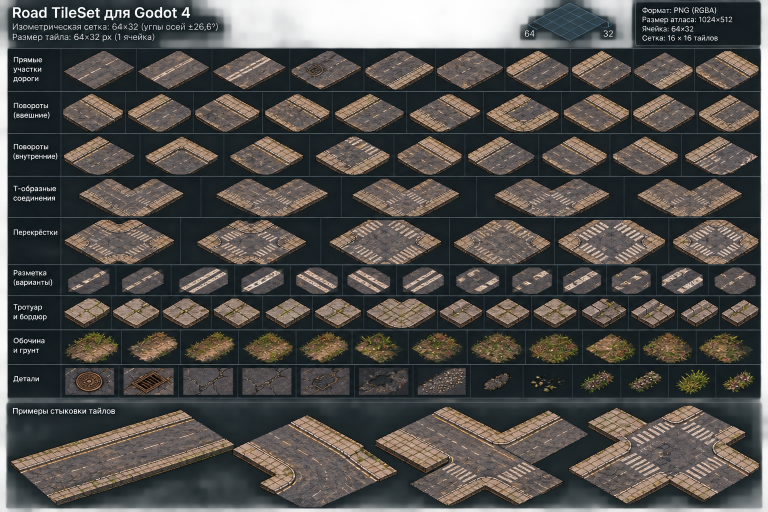
#> input picture assets/tilesets/road/reference/road-tileset-sheet.png, 1536 x 1024 px (shown at 1/2 size); its folder holds only this picture in this run
$ python build_road_tiles.py ../../assets/tilesets/road/reference/road-tileset-sheet.png
#> lines starting #> are read from the running program, lines starting #| are printed output that depends on the picture; after the words box and inside, x2 and y2 are one past the last pixel; in counts of white or black regions, pixels touching at a corner belong together
"""Генератор дорожного тайлсета и раскладки дорог уровня 01.

Запуск (из корня проекта, нужен Python 3 + numpy + scipy + Pillow):
    python tools/road/build_road_tiles.py            # только картинки тайлсета
    python tools/road/build_road_tiles.py --level    # + раскладка дорог Level01 (JSON для сборщика)

Что делает:
1. Вырезает чистые кусочки асфальта с листа-референса
   assets/tilesets/road/reference/road-tileset-sheet.png и собирает из них бесшовную
   текстуру asphalt-v001.png (512×256). Её в игре накладывает шейдер по мировым координатам,
   поэтому асфальт не повторяется по клеткам и не имеет швов.
2. Рисует тайлы 64×32 (road-tiles-v001.png):
   ряд 0 — 15 тайлов автотайлинга «по углам» (Terrain «Асфальт», Match Corners);
   следующие ряды — скругления углов (внутренние радиус 6, внешние радиус 3 клетки)
   и особые тайлы раскладки уровня (например, сужения автобусного кармана).
   Пиксели асфальта в атласе помечены альфой 254 — шейдер заменяет их мировой текстурой.
3. Рисует разметку (road-markings-v001.png): осевая пунктирная линия и полосы «зебры» в обе стороны.
4. С флагом --level считает раскладку дорог Level01 и пишет tools/road/out/level01_cells.json.

ВНИМАНИЕ: Level01.tscn после сборки редактируется в Godot вручную. Повторная сборка уровня
(tools/road/build_road_resources.gd с флагом level) перезапишет ручные правки слоёв Road и RoadMarkings.
"""
import json
import os
import sys

import numpy as np
from PIL import Image
from scipy.ndimage import distance_transform_edt

ROOT = os.path.abspath(os.path.join(os.path.dirname(__file__), "..", ".."))
OUT_DIR = os.path.join(ROOT, "assets", "tilesets", "road")
SHEET = os.path.join(OUT_DIR, "reference", "road-tileset-sheet.png")
TOOL_OUT = os.path.join(ROOT, "tools", "road", "out")

TW, TH = 64, 32            # размер тайла
RES = 16                   # отсчётов растра на клетку
R_CONCAVE = 6              # радиус скругления внутренних углов (перекрёстки), клеток
R_CONVEX = 3               # радиус скругления внешних углов (повороты), клеток
TERRAIN_ROUND = 0.5        # скругление внутри одного тайла автотайлинга

# Профиль края дороги от границы асфальта внутрь, в клетках (1 клетка ≈ 0,6 м).
C_EDGE = 0.05              # тёмная внешняя грань бордюра
C_CURB = 0.27              # верх бордюрного камня
C_GUTTER = 0.32            # тёмная полоса-лоток у бордюра

ASPHALT_FLAG = 254
CURB_RGB = np.array([169, 141, 117], float)    # цвета взяты с листа-референса
EDGE_RGB = np.array([92, 78, 68], float)
JOINT_RGB = np.array([110, 92, 78], float)
GUTTER_RGB = np.array([58, 52, 50], float)
PAINT_RGB = np.array([221, 195, 170], float)

ATLAS_COLS = 16


# ---------------------------------------------------------------- асфальт
def build_asphalt(seed=7):
#> called with seed = 7
    rng = np.random.default_rng(seed)
    a = np.array(Image.open(SHEET).convert("RGB")).astype(float)
    R, G, B = a[..., 0], a[..., 1], a[..., 2]
    L = (R + G + B) / 3
    ok = (R - B >= -4) & (R - B <= 34) & (L >= 45) & (L <= 145) & (G - B >= -6)
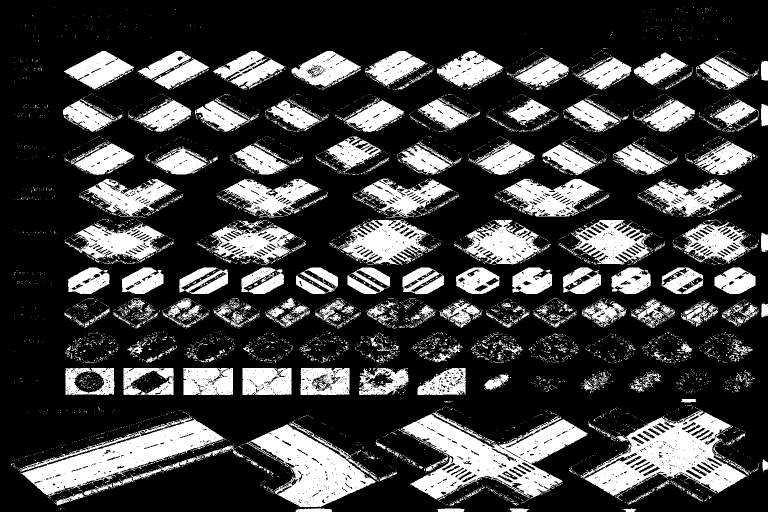
#> ok: shape (1024, 1536) bool (shown at 1/2 size); 25% white; 6588 white regions (6196 under 20 px), largest, box (x1, y1, x2, y2) and area: (801, 818, 1176, 999) 28435, (1161, 821, 1498, 992) 24710, (38, 835, 450, 997) 22209
    PW, PH = 24, 12
    pts = []
    for y in range(100, 1020 - PH, 3):
        if 790 < y < 830:          # полоса заголовка «Примеры стыковки»
            continue
        for x in range(125, a.shape[1] - PW, 3):
            if ok[y:y + PH, x:x + PW].all():
                pts.append((x, y))
    pts = np.array(pts)
    W, H = 512, 256
    mu = np.array([102.0, 92.0, 88.0])
    yy, xx = np.mgrid[0:PH, 0:PW]
    bx = np.minimum(xx + 0.5, PW - xx - 0.5) / (PW * 0.17)
    by = np.minimum(yy + 0.5, PH - yy - 0.5) / (PH * 0.17)
    w = np.clip(np.minimum(bx, by), 0, 1)
    w = w * w * (3 - 2 * w)
    acc = np.zeros((H, W, 3))
    acc2 = np.zeros((H, W))
    sx_, sy_ = 19, 9
    for gy in range(0, H + sy_, sy_):
        for gx in range(0, W + sx_, sx_):
            x0 = gx + rng.integers(-2, 3) + (sx_ // 2 if (gy // sy_) % 2 else 0)
            y0 = gy + rng.integers(-1, 2)
            px, py = pts[rng.integers(len(pts))]
            p = a[py:py + PH, px:px + PW] - mu
            ys = (np.arange(PH) + y0) % H
            xs = (np.arange(PW) + x0) % W
            acc[np.ix_(ys, xs)] += w[..., None] * p
            acc2[np.ix_(ys, xs)] += w * w
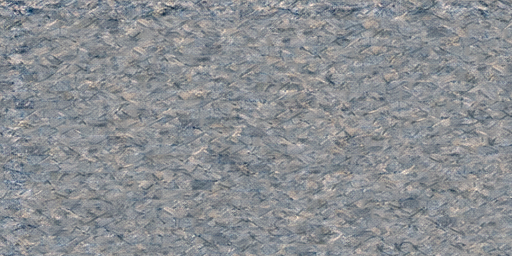
#> acc: shape (256, 512, 3) float64; mean R, G, B -4.4, -2.2, 0.5; drawn with min black and max white
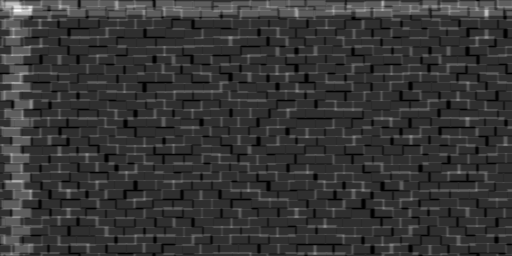
#> acc2: shape (256, 512) float64; min 0.00342, max 5.37, mean 1.15; drawn with min black and max white
    out = acc / np.sqrt(np.maximum(acc2, 1e-6))[..., None]

    def pnoise(cx, cy):
        g = rng.random((cy, cx))
        Y, X = np.mgrid[0:H, 0:W]
        fx, fy = X / W * cx, Y / H * cy
        x0, y0 = np.floor(fx).astype(int), np.floor(fy).astype(int)
        tx, ty = fx - x0, fy - y0
        tx, ty = tx * tx * (3 - 2 * tx), ty * ty * (3 - 2 * ty)
        x1, y1 = (x0 + 1) % cx, (y0 + 1) % cy
        x0, y0 = x0 % cx, y0 % cy
        return (g[y0, x0] * (1 - tx) + g[y0, x1] * tx) * (1 - ty) + (g[y1, x0] * (1 - tx) + g[y1, x1] * tx) * ty

    n = 0.6 * pnoise(8, 8) + 0.4 * pnoise(16, 16) - 0.5
    dust = np.clip((pnoise(12, 12) - 0.62) * 4, 0, 1)
    out = mu + out * 1.15 + n[..., None] * 38
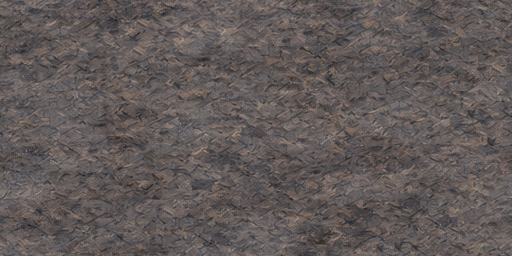
#> out: shape (256, 512, 3) float64; mean R, G, B 97.7, 90.1, 89
    out = out * (1 - 0.35 * dust[..., None]) + np.array([150, 128, 100]) * 0.35 * dust[..., None]
    return np.clip(out, 0, 255).astype(np.uint8)


# ---------------------------------------------------------------- растр формы
class Field:
    """Знаковое расстояние до края асфальта (в клетках, > 0 внутри) на растре в координатах сетки Godot."""

    def __init__(self, x0, y0, nx, ny):
        self.x0, self.y0 = x0, y0
        gx = x0 + (np.arange(nx * RES) + 0.5) / RES
        gy = y0 + (np.arange(ny * RES) + 0.5) / RES
        self.GX, self.GY = np.meshgrid(gx, gy)       # [строка=y, столбец=x]
        self.mask = np.zeros(self.GX.shape, bool)

    def add_rect(self, xa, xb, ya, yb):
        self.mask |= (self.GX > xa) & (self.GX < xb) & (self.GY > ya) & (self.GY < yb)

    def round(self, r_concave, r_convex):
        m = self.mask
        if r_concave > 0:     # закрытие: скругляет внутренние углы
            m = m | (distance_transform_edt(~m) <= r_concave * RES)
            m = distance_transform_edt(m) > r_concave * RES
        if r_convex > 0:      # открытие: скругляет внешние углы
            m = distance_transform_edt(m) > r_convex * RES
            m = m | (distance_transform_edt(~m) <= r_convex * RES)
        self.mask = m

    def finish(self):
        di = distance_transform_edt(self.mask)
        do = distance_transform_edt(~self.mask)
        self.sdf = np.where(self.mask, di - 0.5, -(do - 0.5)) / RES
        gy, gx = np.gradient(self.sdf)
        self.gx, self.gy = gx, gy

    def sample(self, arr, X, Y):
        fx = (X - self.x0) * RES - 0.5
        fy = (Y - self.y0) * RES - 0.5
        ix, iy = np.floor(fx).astype(int), np.floor(fy).astype(int)
        tx, ty = fx - ix, fy - iy
        ix = np.clip(ix, 0, arr.shape[1] - 2)
        iy = np.clip(iy, 0, arr.shape[0] - 2)
        return ((arr[iy, ix] * (1 - tx) + arr[iy, ix + 1] * tx) * (1 - ty)
                + (arr[iy + 1, ix] * (1 - tx) + arr[iy + 1, ix + 1] * tx) * ty)


# Пиксель тайла → смещение в клетках от центра клетки (раскладка Godot DIAMOND_DOWN:
# +x — вправо-вниз (32, 16), +y — влево-вниз (−32, 16)).
_py, _px = np.mgrid[0:TH, 0:TW]
_sx = _px + 0.5 - TW / 2
_sy = _py + 0.5 - TH / 2
DX = (_sx / 32 + _sy / 16) / 2
DY = (_sy / 16 - _sx / 32) / 2
INSIDE = (np.abs(DX) < 0.5) & (np.abs(DY) < 0.5)

_rng = np.random.default_rng(3)
CURB_NOISE = _rng.random((3, 12))
PAINT_NOISE = _rng.random((8, 24))
ASPHALT_PREVIEW = None


def render_cell(field, cx, cy):
    X, Y = cx + DX, cy + DY
    d = field.sample(field.sdf, X, Y)
    nx = field.sample(field.gx, X, Y)
    ny = field.sample(field.gy, X, Y)
    nl = np.hypot(nx, ny) + 1e-9
    nx, ny = nx / nl, ny / nl
    img = np.zeros((TH, TW, 4), np.uint8)
    rgb = np.zeros((TH, TW, 3))
    a = np.zeros((TH, TW))

    asph = d >= C_GUTTER
    rgb[asph] = ASPHALT_PREVIEW[asph]
    a[asph] = ASPHALT_FLAG

    gut = (d >= C_CURB) & (d < C_GUTTER)
    rgb[gut] = GUTTER_RGB
    a[gut] = 255

    curb = (d >= C_EDGE) & (d < C_CURB)
    # координата вдоль бордюра: камни по одной клетке, стыки на границах клеток
    s = np.where(np.abs(ny) > np.abs(nx), X, Y)
    f = np.mod(s + 0.5, 1.0)
    straight = np.maximum(np.abs(nx), np.abs(ny)) > 0.97
    joint = straight & (np.minimum(f, 1 - f) < 0.022)
    si = np.clip((f * 12).astype(int), 0, 11)
    di = np.clip(((d - C_EDGE) / (C_CURB - C_EDGE) * 3).astype(int), 0, 2)
    shade = 0.9 + 0.18 * CURB_NOISE[di, si]
    shade = np.where(d < C_EDGE + 0.04, shade * 1.08, shade)        # светлая кромка
    crgb = np.clip(CURB_RGB[None, None, :] * shade[..., None], 0, 255)
    crgb = np.where(joint[..., None], JOINT_RGB[None, None, :], crgb)
    rgb[curb] = crgb[curb]
    a[curb] = 255

    edge = (d >= 0) & (d < C_EDGE)
    rgb[edge] = EDGE_RGB
    a[edge] = 255

    img[..., :3] = np.round(rgb).astype(np.uint8)
    img[..., 3] = a.astype(np.uint8)
    img[~INSIDE] = 0
    return img


def classify(img):
    """'empty', 'full' или 'partial'."""
    al = img[..., 3][INSIDE]
    if (al == 0).all():
        return "empty"
    if (al == ASPHALT_FLAG).all():
        return "full"
    return "partial"


# ---------------------------------------------------------------- наборы тайлов
CORNERS = {"top": (-0.5, -0.5), "right": (0.5, -0.5), "bottom": (0.5, 0.5), "left": (-0.5, 0.5)}
CORNER_BITS = [("top", 1), ("right", 2), ("bottom", 4), ("left", 8)]


def combo_tile(bits):
    """Тайл автотайлинга: асфальт в отмеченных углах клетки, края продолжаются прямо за пределы."""
    f = Field(-6, -6, 12, 12)
    on = {name: bool(bits & b) for name, b in CORNER_BITS}
    # вершина (vx, vy) — угол клетки; за пределами 2×2 значения продолжаются (как у бесконечной прямой)
    for vx in np.arange(-5.5, 6.0, 1.0):
        for vy in np.arange(-5.5, 6.0, 1.0):
            cx, cy = (0.5 if vx > 0 else -0.5), (0.5 if vy > 0 else -0.5)
            name = [n for n, c in CORNERS.items() if c == (cx, cy)][0]
            if on[name]:
                f.add_rect(vx - 0.5, vx + 0.5, vy - 0.5, vy + 0.5)
    f.round(TERRAIN_ROUND, TERRAIN_ROUND)
    f.finish()
    return render_cell(f, 0, 0)


def canonical_corner_tiles():
    """Тайлы больших скруглений: внутренний угол (перекрёсток) и внешний угол (поворот), 4 поворота каждого."""
    tiles = []
    for kind in ("concave", "convex"):
        for sxg in (1, -1):
            for syg in (1, -1):
                f = Field(-14, -14, 28, 28)
                if kind == "concave":       # асфальт везде, кроме четверти (sxg*x > 0 и syg*y > 0)
                    f.add_rect(-99, 99, -99, 99)
                    xa, xb = (0, 99) if sxg > 0 else (-99, 0)
                    ya, yb = (0, 99) if syg > 0 else (-99, 0)
                    f.mask &= ~((f.GX > xa) & (f.GX < xb) & (f.GY > ya) & (f.GY < yb))
                else:                        # асфальт только в четверти
                    xa, xb = (0, 99) if sxg > 0 else (-99, 0)
                    ya, yb = (0, 99) if syg > 0 else (-99, 0)
                    f.add_rect(xa, xb, ya, yb)
                f.round(R_CONCAVE, R_CONVEX)
                f.finish()
                for cy in range(-9, 10):
                    for cx in range(-9, 10):
                        img = render_cell(f, cx, cy)
                        if classify(img) == "partial":
                            tiles.append(img)
    return tiles


def marking_tiles():
    """Разметка: 0 — пунктир вдоль оси x, 1 — вдоль y, 2 — полоса зебры вдоль x, 3 — вдоль y."""
    out = []
    for kind, half in (("dash", 0.075), ("zebra", 0.4)):
        for axis in ("x", "y"):
            across = DY if axis == "x" else DX
            along = DX if axis == "x" else DY
            m = INSIDE & (np.abs(across) < half)
            ia = np.clip(((along + 0.5) * 24).astype(int), 0, 23)
            ic = np.clip(((across + half) / (2 * half) * 8).astype(int), 0, 7)
            wear = PAINT_NOISE[ic, ia]
            img = np.zeros((TH, TW, 4), np.uint8)
            img[..., :3] = np.clip(PAINT_RGB * (0.92 + 0.1 * wear[..., None]), 0, 255).astype(np.uint8)
            alpha = np.where(wear < 0.16, 0, np.where(wear < 0.3, 150, 225))
            img[..., 3] = np.where(m, alpha, 0).astype(np.uint8)
            out.append(img)
    return out


# ---------------------------------------------------------------- уровень 01
# План в координатах схемы уровня: u — вправо по схеме (на экране вправо-вверх),
# v — вниз по схеме (на экране вправо-вниз). Границы — по центрам клеток.
# Перевод в сетку Godot: x = v, y = 159 − u.
LEVEL_W_U, LEVEL_H_V = 160, 120
MAIN, SIDE = 10, 8
LEVEL_RECTS = {
    # имя: (u0, u1, v0, v1)
    "T_main_top":      (-4, 164, 26, 26 + MAIN),   # главная улица от остановки (въезд слева, выезд справа)
    "bus_bay":         (8, 42, 20, 26),            # автобусный карман: 34 × 6 клеток (≈ 21 × 3,7 м)
    "R_main_upper":    (94, 94 + MAIN, 30, 74),     # главная вниз от верхней улицы
    "R_main_jog":      (94, 124, 64, 74),          # сдвиг главной дороги вправо
    "R_main_lower":    (114, 114 + MAIN, 64, 124),  # главная вниз к дому героя (выезд снизу)
    "L_side":          (36, 36 + SIDE, 30, 110),    # левая второстепенная
    "M_side":          (36, 94, 66, 66 + SIDE),     # средняя второстепенная
    "B_side":          (36, 114, 102, 102 + SIDE),  # нижняя второстепенная
}
# Осевая пунктирная линия: (дорога, ось вдоль, координата оси, от, до)
CENTER_LINES = [
    ("T_main_top", "u", 31, 0, 159),
    ("R_main_upper", "v", 99, 36, 64),
    ("R_main_lower", "v", 119, 74, 119),
]
# Зебры: (направление движения по дороге, диапазон вдоль, диапазон поперёк)
ZEBRAS = [
    ("u", (50, 54), (27, 35)),      # через верхнюю улицу справа от левой
    ("v", (54, 58), (95, 103)),     # через главную над средней улицей
    ("u", (48, 52), (67, 73)),      # через среднюю у левой
    ("u", (100, 104), (103, 109)),  # через нижнюю у главной
]


def uv_to_grid(u, v):
    return v, LEVEL_W_U - 1 - u


# [54 lines left out: function build_level, not called in this run]


# ---------------------------------------------------------------- main
def main():
    global ASPHALT_PREVIEW
    want_level = "--level" in sys.argv
    os.makedirs(TOOL_OUT, exist_ok=True)

    asphalt = build_asphalt()
    Image.fromarray(asphalt).save(os.path.join(OUT_DIR, "asphalt-v001.png"))
    ASPHALT_PREVIEW = asphalt[:TH, :TW].astype(float)

    tiles = []          # (img, info)
    atlas_index = {}
    for bits in range(1, 16):
        img = combo_tile(bits)
        info = {"bits": bits}
        if bits == 15:
            atlas_index[img.tobytes()] = "FULL"
        else:
            atlas_index.setdefault(img.tobytes(), len(tiles))
        tiles.append((img, info))
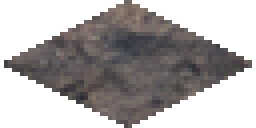
#> img: shape (32, 64, 4) (shown 4 times larger); mean of channels 0, 1, 2, 3 47.8, 44.3, 44.1, 127; transparent parts drawn white
#> after the loop, atlas_index = 15 items; tiles = 15 items
    n_combo = len(tiles)
#> n_combo = 15
    for img in canonical_corner_tiles():
        k = img.tobytes()
        if k in atlas_index:
            continue
        atlas_index[k] = len(tiles)
        tiles.append((img, {"kind": "corner"}))
#> after the loop, atlas_index = 103 items; tiles = 103 items
    n_corner = len(tiles) - n_combo
#> n_corner = 88

    level = None
    if want_level:
        extras = []
        road, marks = build_level(atlas_index, extras)
        for img in extras:
            atlas_index[img.tobytes()] = len(tiles)
            tiles.append((img, {"kind": "level01"}))
        level = (road, marks)
        print(f"особых тайлов уровня: {len(extras)}")

    # раскладка атласа: ряд 0 — автотайлинг (столбец = битовая маска углов), дальше по 16 в ряд
    coords = []
    for i, (img, info) in enumerate(tiles):
        if i < n_combo:
            coords.append((info["bits"], 0))
        else:
            j = i - n_combo
            coords.append((j % ATLAS_COLS, 1 + j // ATLAS_COLS))
#> this loop made 103 passes
#> info on passes 1 to 12: {'bits': 1}, {'bits': 2}, {'bits': 3}, {'bits': 4}, {'bits': 5}, {'bits': 6}, {'bits': 7}, {'bits': 8}, {'bits': 9}, {'bits': 10}, {'bits': 11}, {'bits': 12}
#> after the loop, coords = 103 pairs, first value 0 to 15, second value 0 to 6
    rows = 1 + max(c[1] for c in coords)
#> rows = 7
    atlas = np.zeros((rows * TH, ATLAS_COLS * TW, 4), np.uint8)
    meta = []
    for (img, info), (cx, cy) in zip(tiles, coords):
        atlas[cy * TH:(cy + 1) * TH, cx * TW:(cx + 1) * TW] = img
        meta.append({"x": cx, "y": cy, **info})
#> this loop made 103 passes
#> (info, cx, cy) on passes 1 to 12: ({'bits': 1}, 1, 0), ({'bits': 2}, 2, 0), ({'bits': 3}, 3, 0), ({'bits': 4}, 4, 0), ({'bits': 5}, 5, 0), ({'bits': 6}, 6, 0), ({'bits': 7}, 7, 0), ({'bits': 8}, 8, 0), ({'bits': 9}, 9, 0), ({'bits': 10}, 10, 0), ({'bits': 11}, 11, 0), ({'bits': 12}, 12, 0)
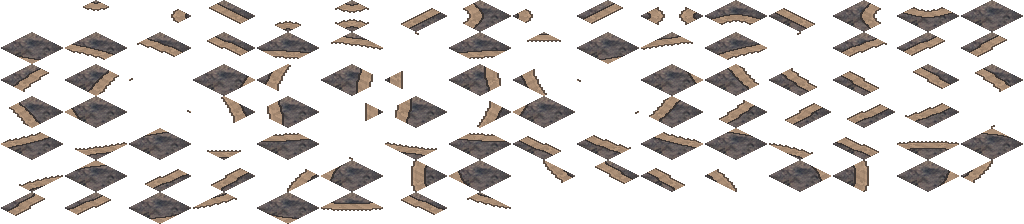
#> atlas: shape (224, 1024, 4); mean of channels 0, 1, 2, 3 30.6, 27, 24.8, 68; transparent parts drawn white
#> after the loop, meta = 103 items
    Image.fromarray(atlas).save(os.path.join(OUT_DIR, "road-tiles-v001.png"))

    marks_img = np.concatenate(marking_tiles(), axis=1)
    Image.fromarray(marks_img).save(os.path.join(OUT_DIR, "road-markings-v001.png"))
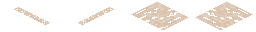
#> saved as road-markings-v001.png: PIL image 256x32 RGBA; mean R, G, B, A 214.5, 189.3, 164.9, 45.1; transparent parts drawn white

    with open(os.path.join(TOOL_OUT, "road_tiles.json"), "w", encoding="utf-8") as fp:
        json.dump({"tiles": meta}, fp, ensure_ascii=False)
    print(f"тайлов: автотайлинг {n_combo}, скругления {n_corner}, всего {len(tiles)}; атлас {atlas.shape[1]}×{atlas.shape[0]}")
#| тайлов: автотайлинг 15, скругления 88, всего 103; атлас 1024×224

    if level:
        road, marks = level
        key_to_coord = {}
        for (img, info), c in zip(tiles, coords):
            key_to_coord[img.tobytes()] = c
        cells = []
        for gx, gy, k in road:
            cx, cy = key_to_coord[k]
            cells.append([gx, gy, cx, cy])
        mk = [[g[0], g[1], t, 0] for g, t in marks.items()]
        start_u, start_v = 24, 22
        sx, sy = uv_to_grid(start_u, start_v)
        with open(os.path.join(TOOL_OUT, "level01_cells.json"), "w", encoding="utf-8") as fp:
            json.dump({"road": cells, "marks": mk, "player_start_cell": [sx, sy],
                       "size_cells": [LEVEL_H_V, LEVEL_W_U]}, fp)
        print(f"клеток дороги: {len(cells)}, разметки: {len(mk)}")


if __name__ == "__main__":
    main()
